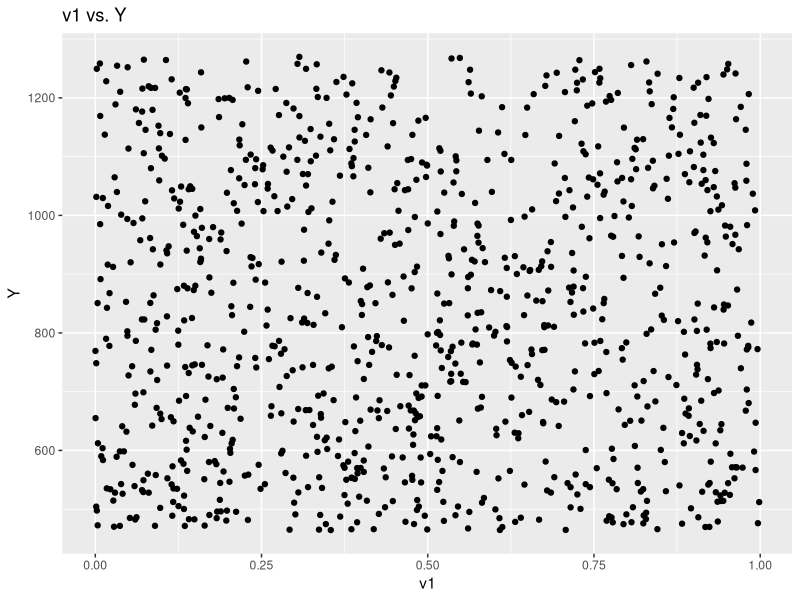
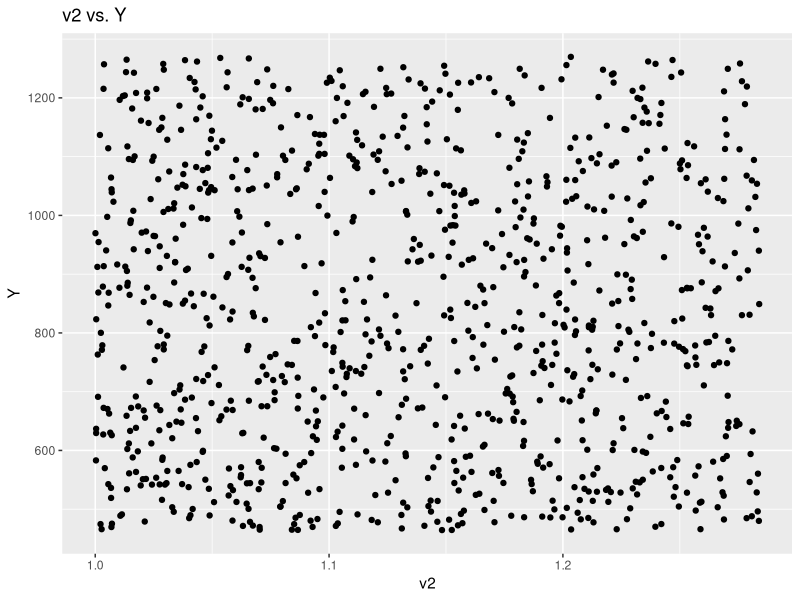
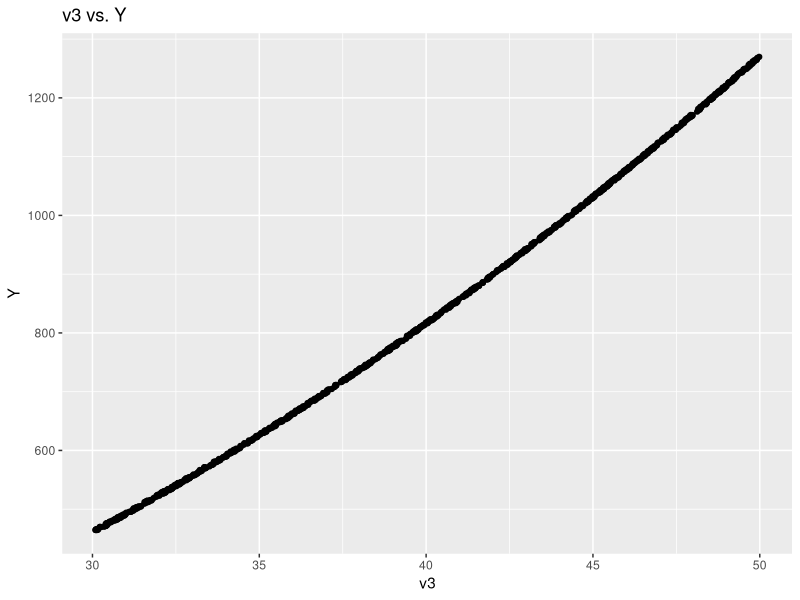
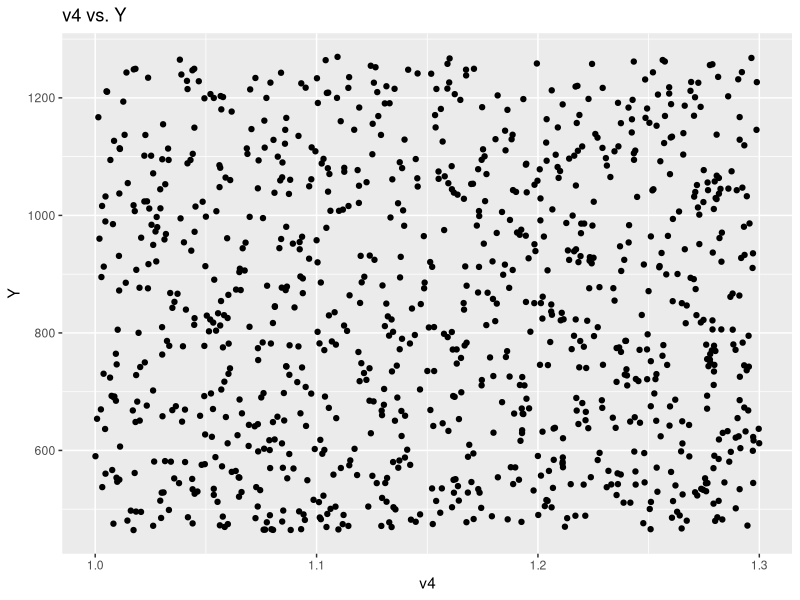
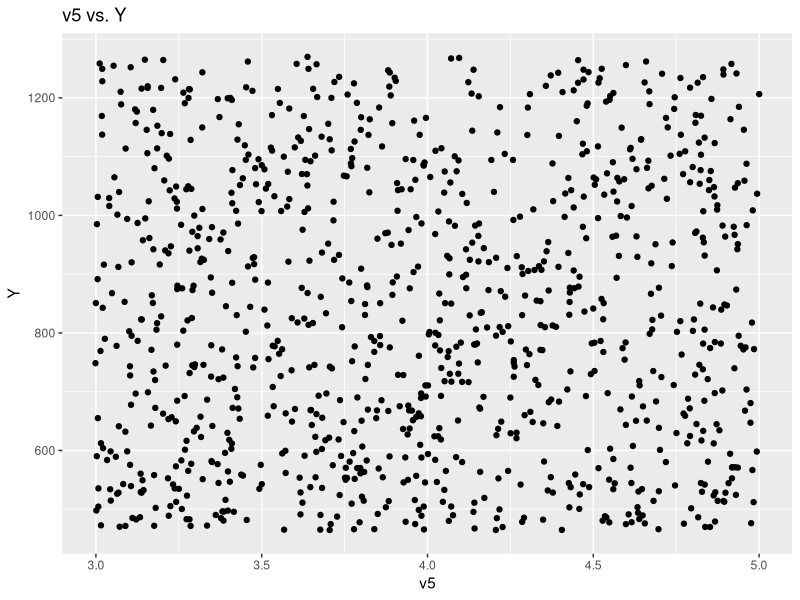
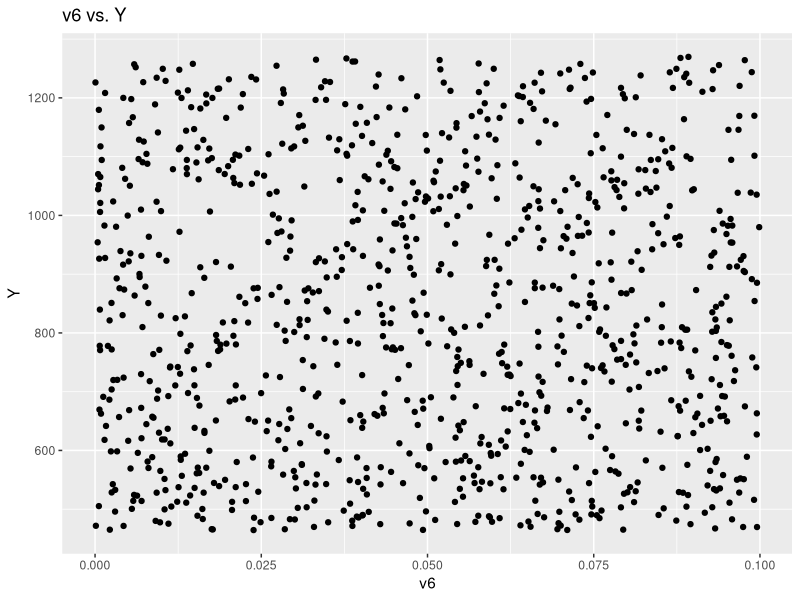
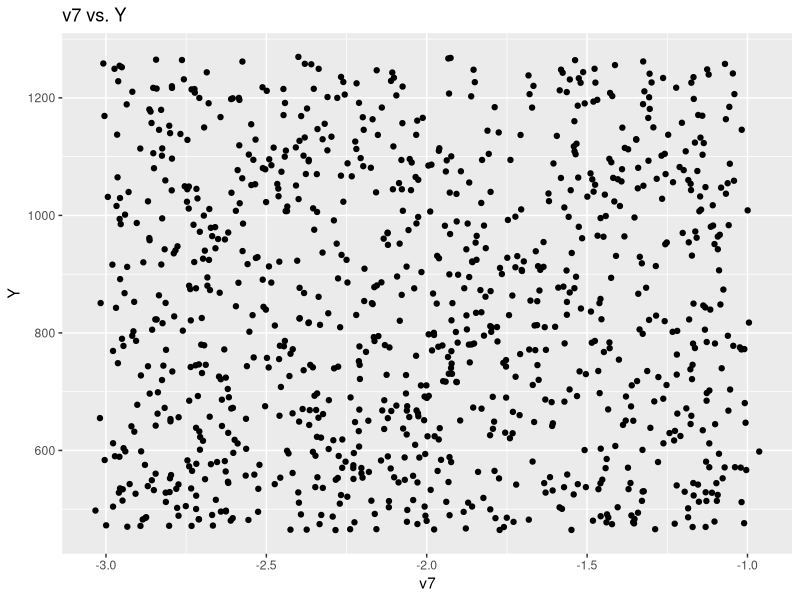
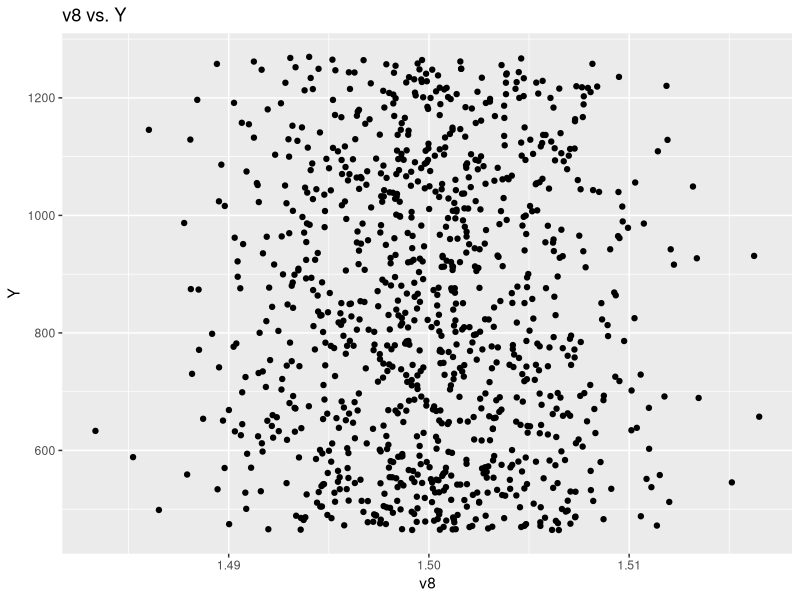

The R source for these figures, in order:
library(caret)
library(dplyr)
library(ggplot2)

set.seed(123)

train_data <- read.csv("train_ch.csv")
test_data <- read.csv("test_ch.csv")

# head(train_data)      # View the first few rows of the data
# summary(train_data)   # Get summary statistics for each variable
# str(train_data)       # View the structure of the data frame

# Check for missing values in the training data
# sum(is.na(train_data))

# Check for missing values in the test data
# sum(is.na(test_data))

# Scatter plots of variables against the response variable using ggplot2
ggplot(train_data, aes(x = v1, y = Y)) +
  geom_point() +
  ggtitle("v1 vs. Y")

ggplot(train_data, aes(x = v2, y = Y)) +
  geom_point() +
  ggtitle("v2 vs. Y")

ggplot(train_data, aes(x = v3, y = Y)) +
  geom_point() +
  ggtitle("v3 vs. Y")

ggplot(train_data, aes(x = v4, y = Y)) +
  geom_point() +
  ggtitle("v4 vs. Y")

ggplot(train_data, aes(x = v5, y = Y)) +
  geom_point() +
  ggtitle("v5 vs. Y")

ggplot(train_data, aes(x = v6, y = Y)) +
  geom_point() +
  ggtitle("v6 vs. Y")

ggplot(train_data, aes(x = v7, y = Y)) +
  geom_point() +
  ggtitle("v7 vs. Y")

ggplot(train_data, aes(x = v8, y = Y)) +
  geom_point() +
  ggtitle("v8 vs. Y")

ggplot(train_data, aes(x = v9, y = Y)) +
  geom_point() +
  ggtitle("v9 vs. Y")


# Parametric approach
lm_model <- train(Y ~ v1 + v2 + v3 + v4 + v5 + v6 + v7 + v8 + v9,
                  data = train_data,
                  method = "lm",
                  trControl = trainControl(method = "cv"))

lm_predictions <- predict(lm_model, newdata = test_data)

# summary(lm_model)

lm_model_v3 <- train(Y ~ v3,
                      data = train_data,
                      method = "lm",
                      trControl = trainControl(method = "cv"))

lm_predictions_v3 <- predict(lm_model_v3, newdata = test_data)
# lm_predictions_v3_train <- predict(lm_model_v3, newdata = train_data)

# summary(lm_model_v3)

# Nonparametric approach
knn_model <- train(Y ~ v1 + v2 + v3 + v4 + v5 + v6 + v7 + v8 + v9,
                   data = train_data,
                   method = "knn",
                   trControl = trainControl(method = "cv"),
                   tuneGrid = expand.grid(k = 1:10))


knn_predictions <- predict(knn_model, newdata = test_data)

knn_model_v3 <- train(Y ~ v3,
                   data = train_data,
                   method = "knn",
                   trControl = trainControl(method = "cv"),
                   tuneGrid = expand.grid(k = 1:10))

knn_predictions_v3 <- predict(knn_model_v3, newdata = test_data)
# knn_predictions_v3_train <- predict(knn_model_v3, newdata = train_data)


predictions <- data.frame(pred_knn = knn_predictions_v3, pred_lm = lm_predictions_v3)

write.csv(predictions, file = "predictions.csv", row.names = FALSE)

print(knn_model_v3$results)
print(lm_model_v3$results)


